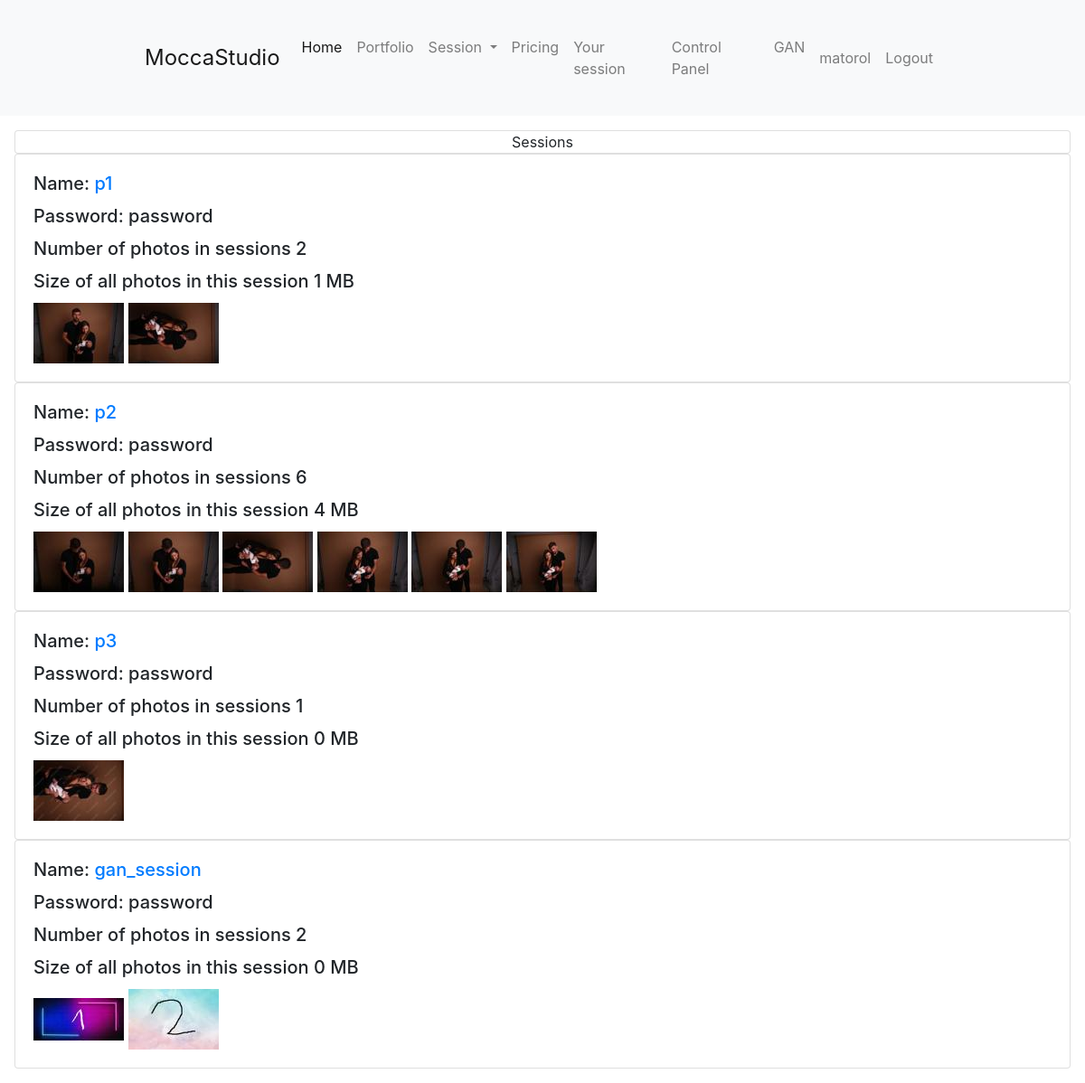
The app's page /control_panel/view_sessions/ (signed in), older data.
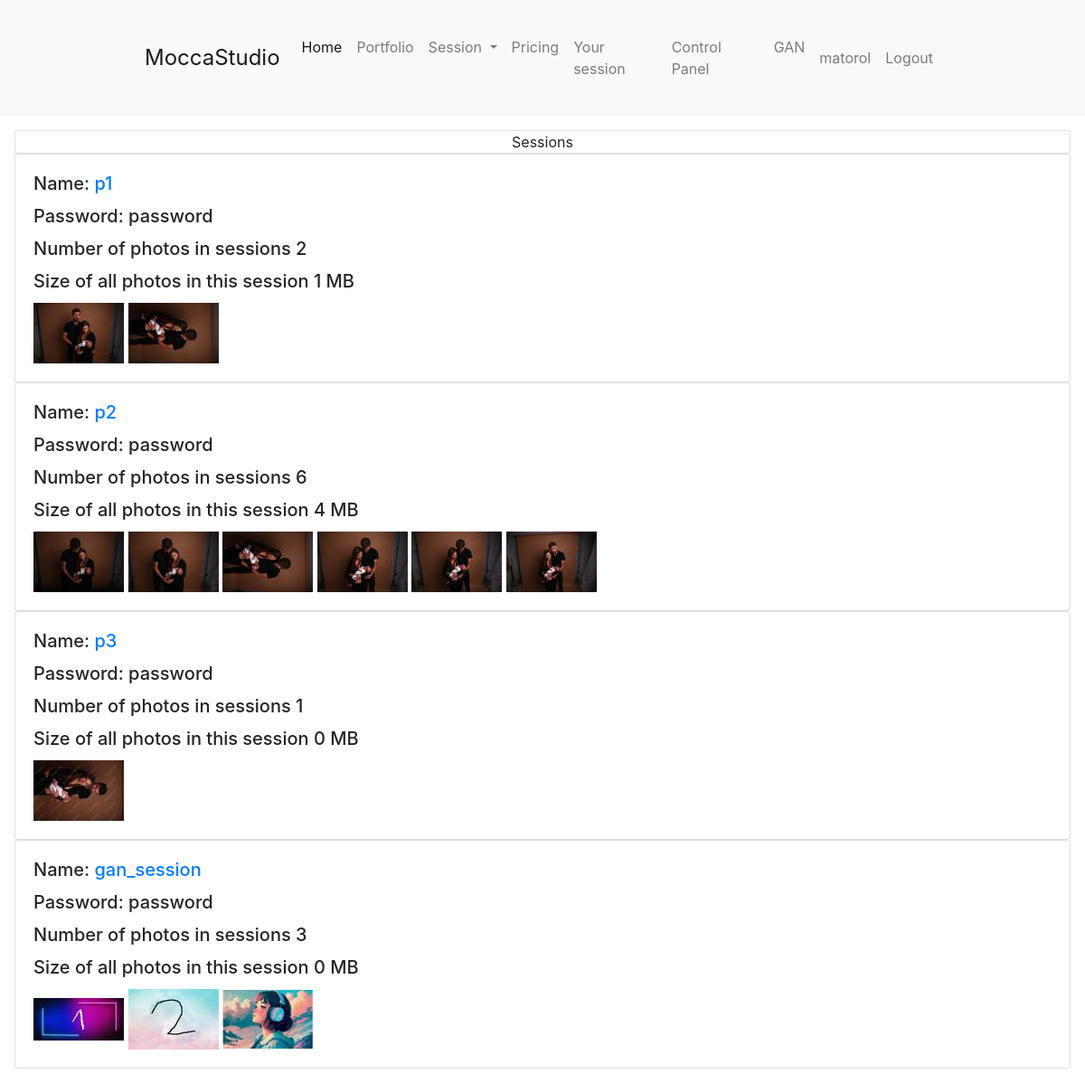
The same page, newer data.
### main/models.py (models this page shows, shortened)
class Session(models.Model):
    name = models.CharField(max_length=100, unique=True)
    password = models.CharField(max_length=100, default="password")

class Photo(models.Model):
    title = models.CharField(max_length=255)
    image = models.ImageField(upload_to='photos/')
    session = models.ForeignKey(Session, on_delete=models.CASCADE,null=True)
    selected_to_edit = models.BooleanField(default=False)
    thumbnail = models.ImageField(upload_to='thumbnails/', blank=True, null=True)
    thumbnail_medium = models.ImageField(upload_to='thumbnails_medium/', blank=True, null=True)

### main/views.py (the view)
# urls.py: path("control_panel/view_sessions/", views.view_sessions, name="view_sessions"),
@user_passes_test(lambda user: user.is_superuser)
def view_sessions(request):
    sessions = Session.objects.all()
    for session in sessions:
        photos = session.photo_set.all()
        photos_size = []
        for photo in photos:
            photos_size.append(photo.image.size / (1024*1024))
        photos_size_in_session = round(sum(photos_size))
        session.photos_size_in_session = photos_size_in_session
    context = {'sessions': sessions}
    return render(request, 'main/control_panel/view_sessions.html', context)

### main/templates/main/control_panel/view_sessions.html (shortened to what this page needs)
{% extends 'main/base.html' %}
{% block content %}
{% if user.is_superuser %}
<div class="m-3">
    <div class="card text-center">Sessions</div>
    {% for session in sessions %}
        <div class="card">
            <div class="card-body">
                <div class="row">
                    <div class="col-md-9">
                        <h5 class="card-title">Name: <a href="{% url 'view_session' session.name %}">{{ session.name }}</a> </h5>
                        <h5 class="card-title">Password: {{ session.password }}</h5>
                        <h5 class="card-title">Number of photos in sessions {{ session.photo_set.all.count }}</h5>
                        <h5 class="card-title">Size of all photos in this session {{session.photos_size_in_session}} MB</h5>
                        <p class="card-text">
                            {% for photo in session.photo_set.all %}
                                {% if forloop.counter <= 9 %}
                                    <img src="{{ photo.thumbnail.url }}" alt="connect" style="max-height: 100px">
                                {% elif forloop.counter == 10 %}
                                    <span>+{{ session.photo_set.all.count|add:"-9" }} ...</span>
                                {% endif %}
                            {% endfor %}
                        </p>
                    </div>
                </div>
            </div>
        </div>
    {% endfor %}
</div>
{% endif %}
{% endblock %}

Row changes from the older to the newer data that the page shows:
computed for Session "gan_session": photo_set.all.count "2" → "3"
added Photo: thumbnail (picture), shown under Session "gan_session"
